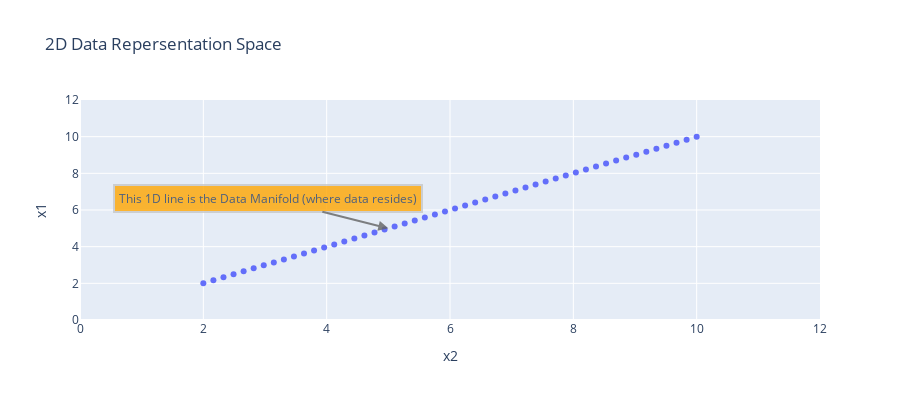

Source (notebook cell):
### Code cell
from plotly.offline import init_notebook_mode, iplot
import plotly.graph_objs as go
import numpy as np
init_notebook_mode(connected=True)

## generate random data
N = 50
random_x = np.linspace(2, 10, N)
random_y1 = np.linspace(2, 10, N)
random_y2 = np.linspace(2, 10, N)

trace1 = go.Scatter(x = random_x, y = random_y1, mode="markers", name="Actual Data")
trace2 = go.Scatter(x = random_x, y = random_y2, mode="lines", name="Model")
layout = go.Layout(title="2D Data Repersentation Space", xaxis=dict(title="x2", range=(0,12)), 
                   yaxis=dict(title="x1", range=(0,12)), height=400, 
                   annotations=[dict(x=5, y=5, xref='x', yref='y', text='This 1D line is the Data Manifold (where data resides)',
                   showarrow=True, align='center', arrowhead=2, arrowsize=1, arrowwidth=2, arrowcolor='#636363',
                   ax=-120, ay=-30, bordercolor='#c7c7c7', borderwidth=2, borderpad=4, bgcolor='orange', opacity=0.8)])
figure = go.Figure(data = [trace1], layout = layout)
iplot(figure)

### Figure 1 — Plotly figure (JSON) as saved in the notebook; plotly's stock layout.template omitted (floating-point values rounded to 4 significant figures)
{"data": [{"y": [2, 2.163, 2.327, 2.49, 2.653, 2.816, 2.98, 3.143, 3.306, 3.469, 3.633, 3.796, 3.959, 4.122, 4.286, 4.449, 4.612, 4.776, 4.939, 5.102, 5.265, 5.429, 5.592, 5.755, 5.918, 6.082, 6.245, 6.408, 6.571, 6.735, 6.898, 7.061, 7.224, 7.388, 7.551, 7.714, 7.878, 8.041, 8.204, 8.367, 8.531, 8.694, 8.857, 9.02, 9.184, 9.347, 9.51, 9.673, 9.837, 10], "x": [2, 2.163, 2.327, 2.49, 2.653, 2.816, 2.98, 3.143, 3.306, 3.469, 3.633, 3.796, 3.959, 4.122, 4.286, 4.449, 4.612, 4.776, 4.939, 5.102, 5.265, 5.429, 5.592, 5.755, 5.918, 6.082, 6.245, 6.408, 6.571, 6.735, 6.898, 7.061, 7.224, 7.388, 7.551, 7.714, 7.878, 8.041, 8.204, 8.367, 8.531, 8.694, 8.857, 9.02, 9.184, 9.347, 9.51, 9.673, 9.837, 10], "type": "scatter", "mode": "markers", "name": "Actual Data"}], "layout": {"title": {"text": "2D Data Repersentation Space"}, "yaxis": {"range": [0, 12], "title": {"text": "x1"}}, "height": 400, "xaxis": {"range": [0, 12], "title": {"text": "x2"}}, "annotations": [{"bordercolor": "#c7c7c7", "opacity": 0.8, "xref": "x", "arrowhead": 2, "y": 5, "bgcolor": "orange", "yref": "y", "text": "This 1D line is the Data Manifold (where data resides)", "align": "center", "arrowsize": 1, "borderwidth": 2, "x": 5, "ay": -30, "ax": -120, "arrowwidth": 2, "borderpad": 4, "arrowcolor": "#636363", "showarrow": true}]}}
